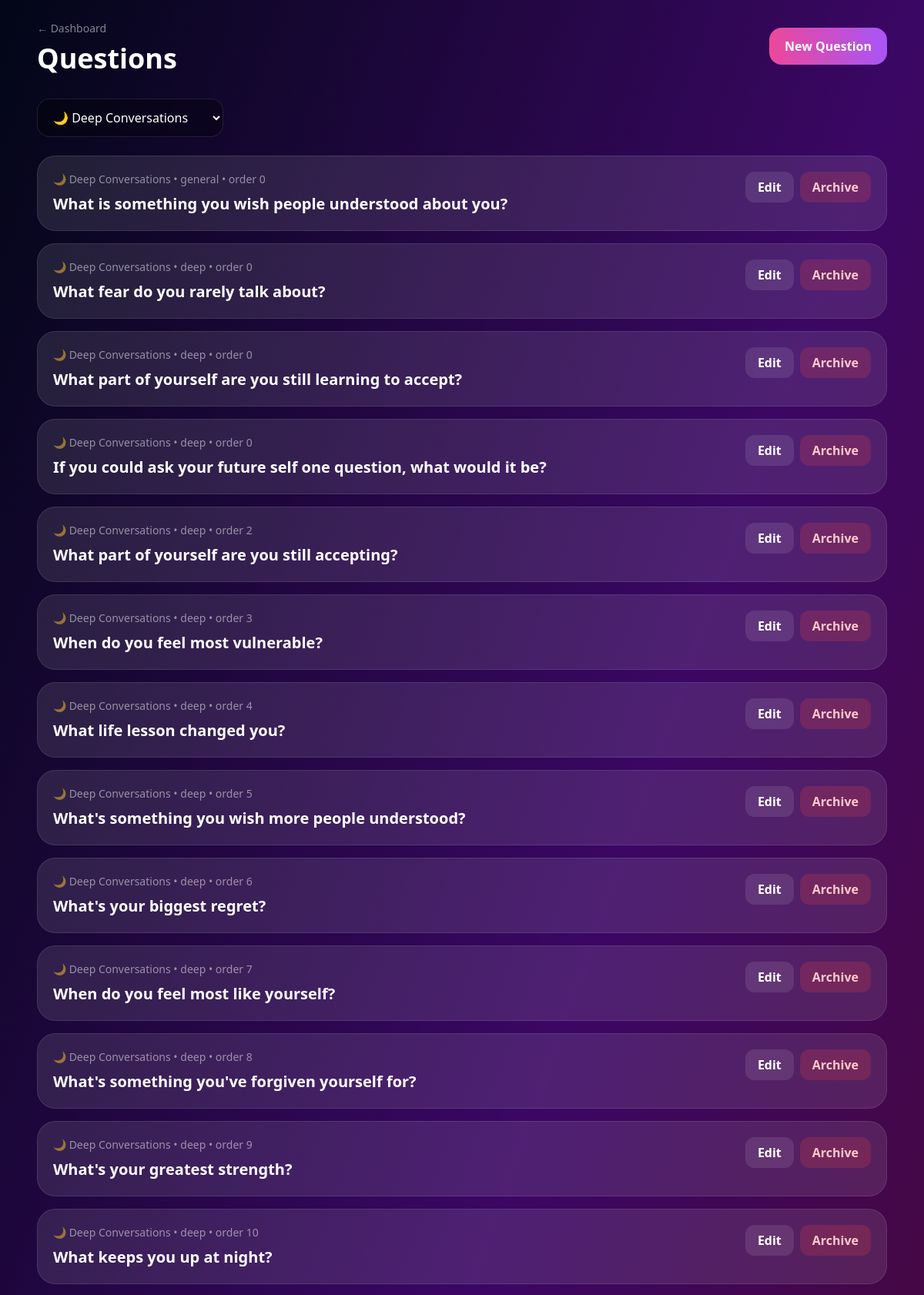
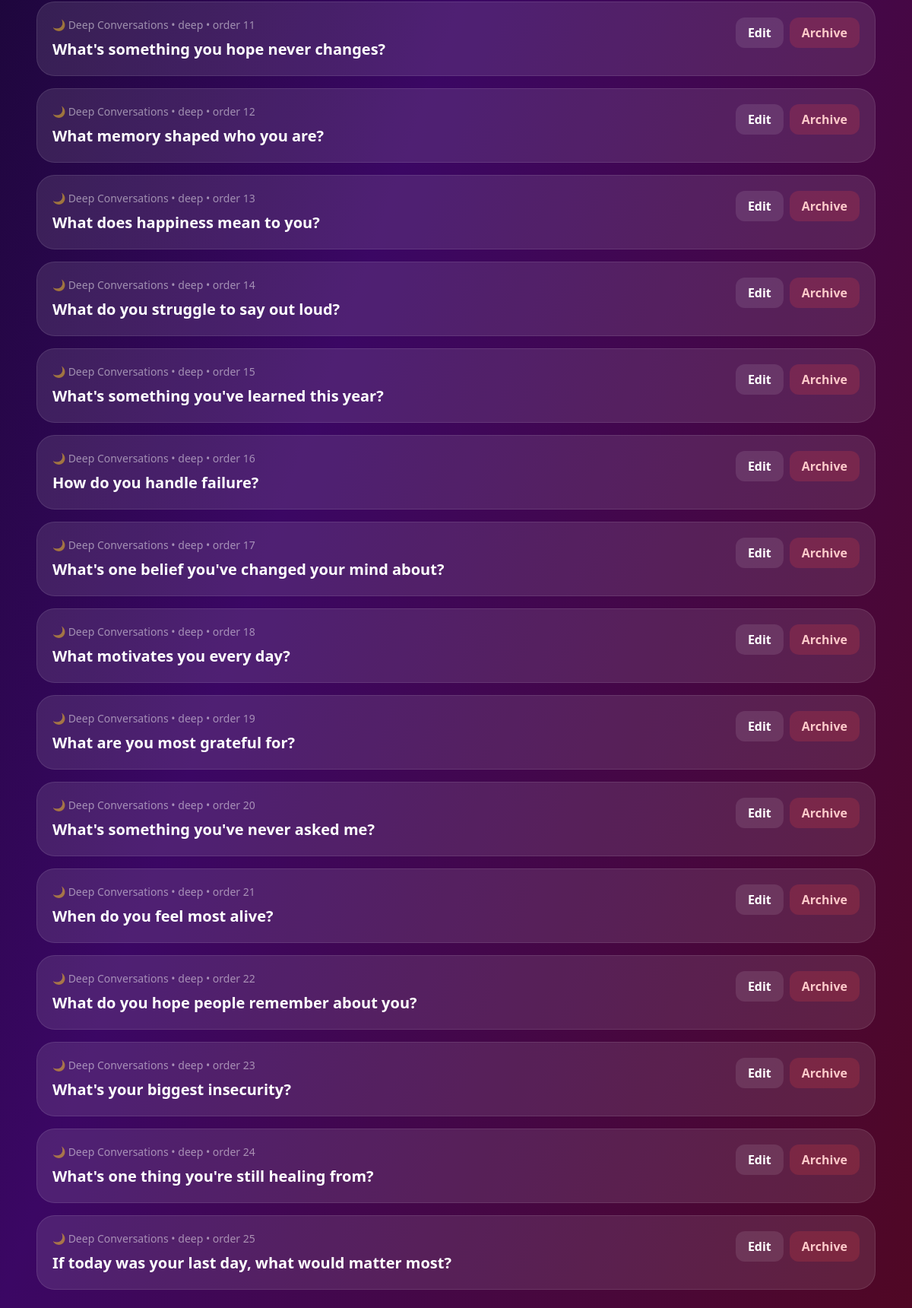
The app's page /admin/questions?deck_id=deep (signed in) with its own data (2 pictures, top to bottom).
### app/models/question.py (models this page shows, shortened)
class Question(db.Model):
    __tablename__ = "questions"
    id = db.Column(db.Integer, primary_key=True)
    deck_id = db.Column(
        db.String(80),
        db.ForeignKey("decks.id"),
        nullable=False,
        index=True
    )
    text = db.Column(db.Text, nullable=False)
    level = db.Column(db.String(40), nullable=False, default="general")
    tags = db.Column(db.JSON, nullable=False, default=list)
    is_active = db.Column(db.Boolean, nullable=False, default=True, index=True)
    is_nsfw = db.Column(db.Boolean, nullable=False, default=False)
    sort_order = db.Column(db.Integer, nullable=False, default=0)
    created_at = db.Column(db.DateTime, nullable=False, default=datetime.utcnow)
    updated_at = db.Column(
        db.DateTime,
        nullable=False,
        default=datetime.utcnow,
        onupdate=datetime.utcnow
    )
    deck = db.relationship("Deck", back_populates="questions")

### app/models/deck.py (models this page shows, shortened)
class Deck(db.Model):
    __tablename__ = "decks"
    id = db.Column(db.String(80), primary_key=True)
    name = db.Column(db.String(120), nullable=False)
    emoji = db.Column(db.String(20), nullable=False)
    primary_color = db.Column(db.String(20), nullable=False, default="#EC4899")
    secondary_color = db.Column(db.String(20), nullable=True)
    description = db.Column(db.Text, nullable=True)
    is_nsfw = db.Column(db.Boolean, nullable=False, default=False)
    is_active = db.Column(db.Boolean, nullable=False, default=True)
    sort_order = db.Column(db.Integer, nullable=False, default=0)
    created_at = db.Column(db.DateTime, nullable=False, default=datetime.utcnow)
    updated_at = db.Column(
        db.DateTime,
        nullable=False,
        default=datetime.utcnow,
        onupdate=datetime.utcnow
    )
    questions = db.relationship(
        "Question",
        back_populates="deck",
        cascade="all, delete-orphan",
        lazy="selectin"
    )

### app/routes/admin_web.py (the view)
@admin_web_bp.get("/questions")
@admin_required
def questions():
    deck_id = request.args.get("deck_id")
    decks = Deck.query.order_by(Deck.sort_order, Deck.name).all()
    query = Question.query
    if deck_id:
        query = query.filter_by(deck_id=deck_id)
    questions = query.order_by(Question.deck_id, Question.sort_order, Question.id).all()
    return render_template(
        "admin/questions.html",
        questions=questions,
        decks=decks,
        selected_deck_id=deck_id,
    )

### app/routes/admin_web.py (called while the page is built)
def admin_required(fn):
    @wraps(fn)
    @login_required
    def wrapper(*args, **kwargs):
        if not current_user.is_admin:
            abort(403)
        return fn(*args, **kwargs)
    return wrapper

### app/templates/admin/questions.html (shortened to what this page needs)
{% extends "base.html" %}
{% block body %}
<div class="max-w-6xl mx-auto p-6">
  <header class="flex items-center justify-between mb-8">
    <div>
      <a href="{{ url_for('admin_web.dashboard') }}" class="text-white/50 text-sm">← Dashboard</a>
      <h1 class="text-4xl font-bold mt-2">Questions</h1>
    </div>
    <a href="{{ url_for('admin_web.new_question') }}"
       class="rounded-2xl bg-gradient-to-r from-pink-500 to-purple-500 px-5 py-3 font-bold">
      New Question
    </a>
  </header>
  <form method="get" class="mb-6">
    <select name="deck_id" onchange="this.form.submit()"
      class="rounded-2xl bg-black/30 border border-white/10 px-4 py-3">
      {% for deck in decks %}
        <option value="{{ deck.id }}" {% if selected_deck_id == deck.id %}selected{% endif %}>
          {{ deck.emoji }} {{ deck.name }}
        </option>
      {% endfor %}
    </select>
  </form>
  <div class="space-y-4">
    {% for question in questions %}
      <div class="rounded-3xl bg-white/10 border border-white/10 p-5">
        <div class="flex justify-between gap-4">
          <div>
            <p class="text-white/50 text-sm">
              {{ question.deck.emoji }} {{ question.deck.name }} • {{ question.level }} • order {{ question.sort_order }}
            </p>
            <h2 class="text-xl font-bold mt-2">{{ question.text }}</h2>
          </div>
          <div class="flex gap-2 shrink-0">
            <a href="{{ url_for('admin_web.edit_question', question_id=question.id) }}"
              class="rounded-xl bg-white/10 px-4 py-2 font-semibold h-fit">
              Edit
            </a>
            <form method="post" action="{{ url_for('admin_web.delete_question', question_id=question.id) }}">
              <button class="rounded-xl bg-red-500/20 text-red-200 px-4 py-2 font-semibold">
                Archive
              </button>
            </form>
          </div>
        </div>
      </div>
    {% else %}
      <p class="text-white/60">No questions yet.</p>
    {% endfor %}
  </div>
</div>
{% endblock %}

### records on screen
Question: deck.emoji "🌙", deck.name "Deep Conversations", level "general", sort_order "0", text "What is something you wish people understood about you?"
Question: deck.emoji "🌙", deck.name "Deep Conversations", level "deep", sort_order "0", text "What fear do you rarely talk about?"
Question: deck.emoji "🌙", deck.name "Deep Conversations", level "deep", sort_order "0", text "What part of yourself are you still learning to accept?"
Question: deck.emoji "🌙", deck.name "Deep Conversations", level "deep", sort_order "0", text "If you could ask your future self one question, what would it be?"
Question: deck.emoji "🌙", deck.name "Deep Conversations", level "deep", sort_order "2", text "What part of yourself are you still accepting?"
Question: deck.emoji "🌙", deck.name "Deep Conversations", level "deep", sort_order "3", text "When do you feel most vulnerable?"
Question: deck.emoji "🌙", deck.name "Deep Conversations", level "deep", sort_order "4", text "What life lesson changed you?"
Question: deck.emoji "🌙", deck.name "Deep Conversations", level "deep", sort_order "5", text "What's something you wish more people understood?"
Question: deck.emoji "🌙", deck.name "Deep Conversations", level "deep", sort_order "6", text "What's your biggest regret?"
Question: deck.emoji "🌙", deck.name "Deep Conversations", level "deep", sort_order "7", text "When do you feel most like yourself?"
Question: deck.emoji "🌙", deck.name "Deep Conversations", level "deep", sort_order "8", text "What's something you've forgiven yourself for?"
Question: deck.emoji "🌙", deck.name "Deep Conversations", level "deep", sort_order "9", text "What's your greatest strength?"
Question: deck.emoji "🌙", deck.name "Deep Conversations", level "deep", sort_order "10", text "What keeps you up at night?"
Question: deck.emoji "🌙", deck.name "Deep Conversations", level "deep", sort_order "11", text "What's something you hope never changes?"
Question: deck.emoji "🌙", deck.name "Deep Conversations", level "deep", sort_order "12", text "What memory shaped who you are?"
Question: deck.emoji "🌙", deck.name "Deep Conversations", level "deep", sort_order "13", text "What does happiness mean to you?"
Question: deck.emoji "🌙", deck.name "Deep Conversations", level "deep", sort_order "14", text "What do you struggle to say out loud?"
Question: deck.emoji "🌙", deck.name "Deep Conversations", level "deep", sort_order "15", text "What's something you've learned this year?"
Question: deck.emoji "🌙", deck.name "Deep Conversations", level "deep", sort_order "16", text "How do you handle failure?"
Question: deck.emoji "🌙", deck.name "Deep Conversations", level "deep", sort_order "17", text "What's one belief you've changed your mind about?"
Question: deck.emoji "🌙", deck.name "Deep Conversations", level "deep", sort_order "18", text "What motivates you every day?"
Question: deck.emoji "🌙", deck.name "Deep Conversations", level "deep", sort_order "19", text "What are you most grateful for?"
Question: deck.emoji "🌙", deck.name "Deep Conversations", level "deep", sort_order "20", text "What's something you've never asked me?"
Question: deck.emoji "🌙", deck.name "Deep Conversations", level "deep", sort_order "21", text "When do you feel most alive?"
Question: deck.emoji "🌙", deck.name "Deep Conversations", level "deep", sort_order "22", text "What do you hope people remember about you?"
Question: deck.emoji "🌙", deck.name "Deep Conversations", level "deep", sort_order "23", text "What's your biggest insecurity?"
Question: deck.emoji "🌙", deck.name "Deep Conversations", level "deep", sort_order "24", text "What's one thing you're still healing from?"
Question: deck.emoji "🌙", deck.name "Deep Conversations", level "deep", sort_order "25", text "If today was your last day, what would matter most?"

### other values on screen
form field deck_id "🌙 Deep Conversations"
